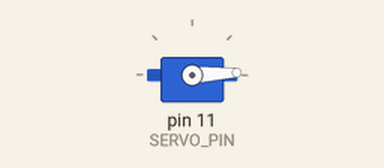
This sketch was run on a simulated Arduino Uno, built with avr-gcc and run on an emulated ATmega328P. Parts: servo.

Above: at 0.05 s.
At 1.3 s:
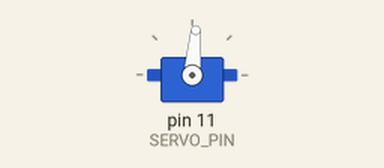
At 2.6 s:
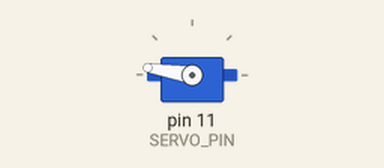
At 5.2 s:
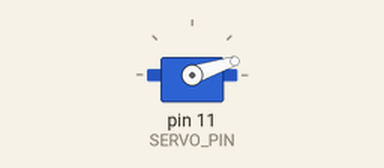
Timing chart, 0 to 7.1 s (numbered marks = the images above):
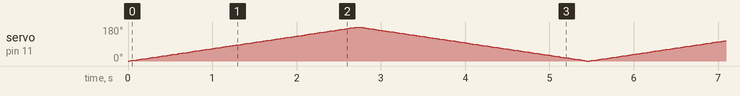

The sketch:

Balayage.ino
```cpp
// (licence header left out)
  #include <Servo.h>

#define SERVO_PIN 11 //broche de commande

//Inclusion de la bibliothèque Servo
Servo myServo; // Création d'un objet Servo


void setup()
{
  myServo.attach(SERVO_PIN);    //Choix de la broche du servo moteur
}
void loop()
{
  for (int pos = 0; pos <= 180; pos += 1)
  {
    myServo.write(pos);  //Actualise la position
    delay(15);

  }//Fin for


  for (int pos = 180; pos >= 0; pos -= 1)
  {
    myServo.write(pos);  //Actualise la position
    delay(15);

  }//Fin for
}//Fin loop
```
